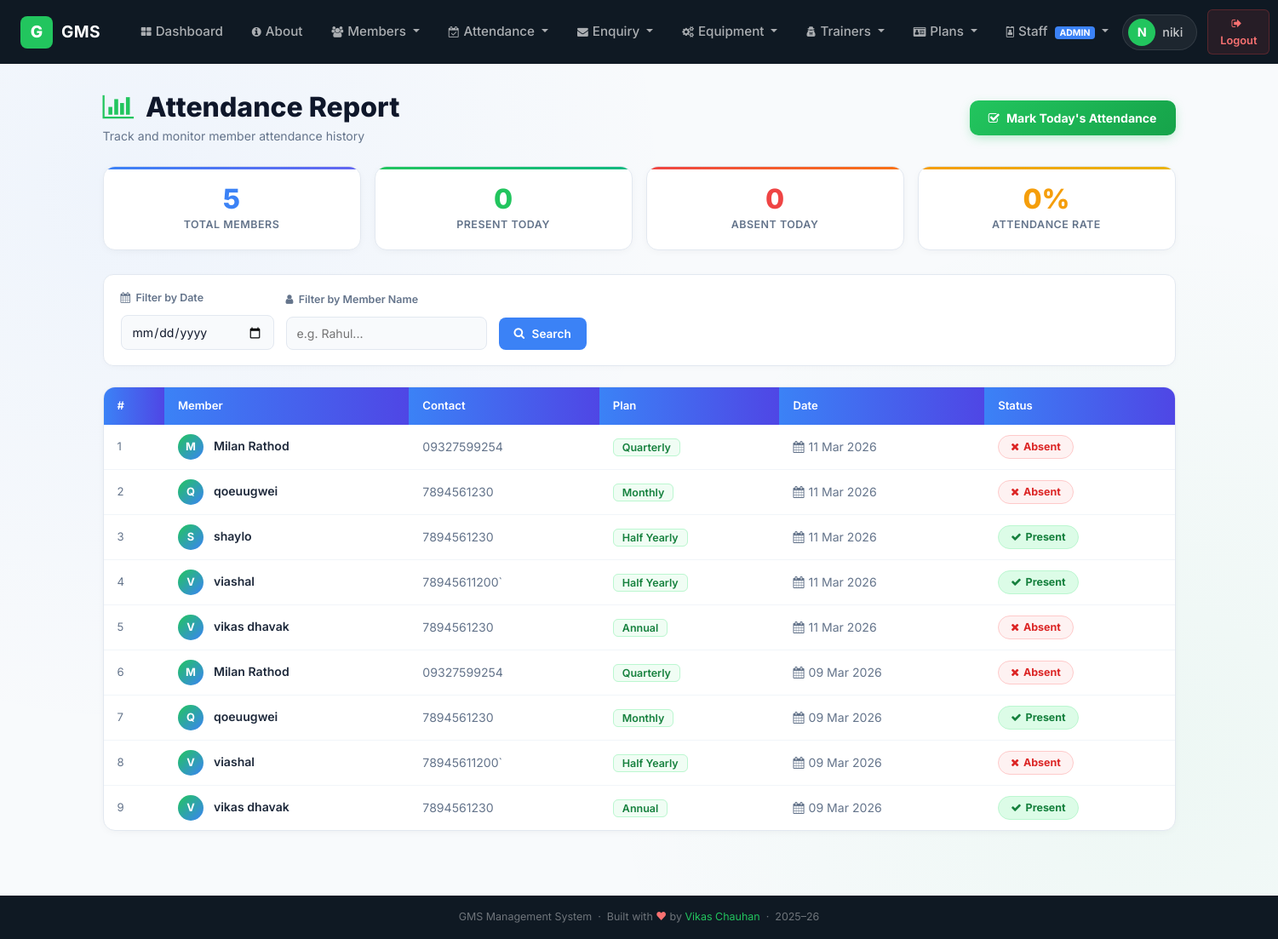
The page /view_attendance/ (signed in) on the database as committed earlier.
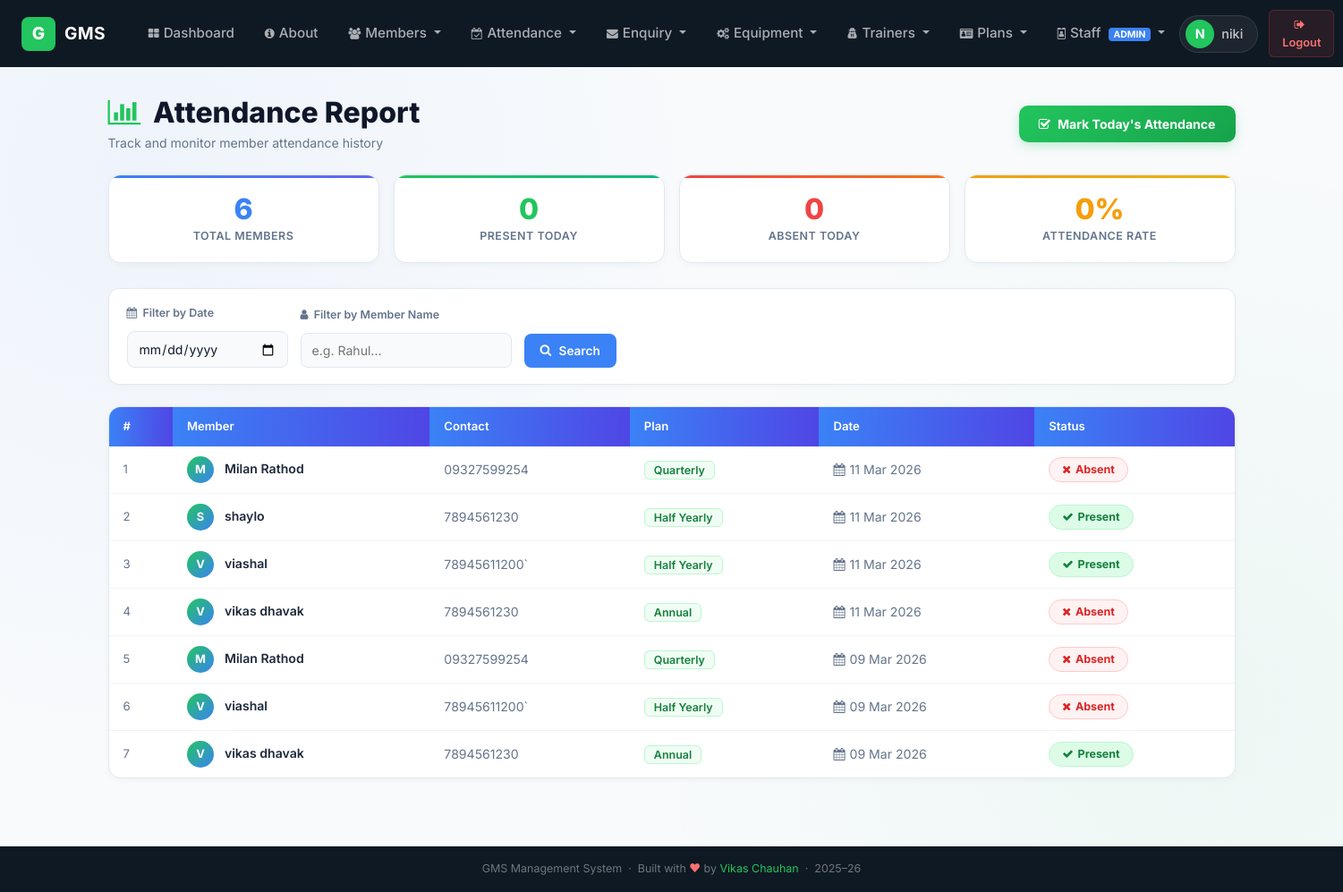
The same page on the database as committed later.
### gym/models.py (models this page shows, shortened)
class Attendance(models.Model):
    STATUS_CHOICES = (
        ('Present', 'Present'),
        ('Absent', 'Absent'),
    )
    member = models.ForeignKey(Member, on_delete=models.CASCADE, related_name='attendances')
    date = models.DateField()
    status = models.CharField(max_length=10, choices=STATUS_CHOICES, default='Present')
    class Meta:
        unique_together = ('member', 'date')  # One record per member per day

class Member(models.Model):
    name = models.CharField(max_length=50)
    contact = models.CharField(max_length=15)
    emailid = models.EmailField(max_length=50)
    age = models.PositiveIntegerField()
    dob = models.DateField(null=True, blank=True)
    gender = models.CharField(max_length=10, default="")
    membership_type = models.CharField(max_length=20, default="basic")
    plan = models.ForeignKey(Plan, on_delete=models.CASCADE)  # Linked to Plan
    joindate = models.DateField()
    expiredate = models.DateField()
    initialamount = models.DecimalField(max_digits=10, decimal_places=2, default=0)

class Plan(models.Model):
    name = models.CharField(max_length=50)
    amount = models.DecimalField(max_digits=10, decimal_places=2)
    duration = models.PositiveIntegerField(help_text="Duration in days or months")
    def __str__(self):
        return self.name

### gym/views.py (the view)
# urls.py: path('view_attendance/', View_Attendance, name='view_attendance'),
def View_Attendance(request):
    import datetime
    if not request.user.is_staff:
        return redirect('login')
    today = datetime.date.today()
    filter_date = request.GET.get('date', '')
    filter_name = request.GET.get('name', '').strip()
    attendance_qs = Attendance.objects.select_related('member').order_by('-date', 'member__name')
    if filter_date:
        try:
            fd = datetime.datetime.strptime(filter_date, "%Y-%m-%d").date()
            attendance_qs = attendance_qs.filter(date=fd)
        except Exception:
            pass
    if filter_name:
        attendance_qs = attendance_qs.filter(member__name__icontains=filter_name)
    today_records = Attendance.objects.filter(date=today)
    today_present = today_records.filter(status='Present').count()
    today_absent = today_records.filter(status='Absent').count()
    total_members = Member.objects.count()
    context = {
        'attendance_list': attendance_qs,
        'filter_date': filter_date,
        'filter_name': filter_name,
        'today': today,
        'today_present': today_present,
        'today_absent': today_absent,
        'total_members': total_members,
    }
    return render(request, 'view_attendance.html', context)

### gym/templates/view_attendance.html (shortened to what the changed rows need)
{% extends 'navigation.html' %}
{% load static %}
{% block body %}
<div style="padding-top:4px;">
    <div>
        <div class="d-flex align-items-center justify-content-between flex-wrap" style="gap:12px;margin-bottom:24px;">
            <div>
                <h2 style="color:#0f172a;font-weight:800;margin:0;">
                    <i class="fa fa-bar-chart" style="color:#22c55e;"></i> &nbsp;Attendance Report
                </h2>
            </div>
        </div>
        <div class="stat-cards">
            <div class="stat-card total">
                <div class="stat-num">{{ total_members }}</div>
                <div class="stat-label">Total Members</div>
            </div>
        </div>
        <div class="att-table-wrap">
            {% if attendance_list %}
            <table class="att-table">
                <thead>
                    <tr>
                        <th>#</th>
                        <th>Member</th>
                        <th>Contact</th>
                        <th>Plan</th>
                        <th>Date</th>
                        <th>Status</th>
                    </tr>
                </thead>
                <tbody>
                    {% for att in attendance_list %}
                    <tr>
                        <td style="color:#64748b;font-size:0.82rem;">{{ forloop.counter }}</td>
                        <td>
                            <span class="mini-avatar">{{ att.member.name|slice:":1"|upper }}</span>
                            <span style="font-weight:600;">{{ att.member.name }}</span>
                        </td>
                        <td style="color:#64748b;">{{ att.member.contact }}</td>
                        <td>
                            <span style="background:#f0fdf4;border:1px solid #bbf7d0;border-radius:6px;padding:2px 10px;color:#15803d;font-size:0.78rem;font-weight:600;">
                                {{ att.member.plan }}
                            </span>
                        </td>
                        <td style="color:#64748b;font-size:0.88rem;">
                            <i class="fa fa-calendar" style="margin-right:5px;"></i>{{ att.date|date:"d M Y" }}
                        </td>
                        <td>
                            {% if att.status == 'Present' %}
                            <span class="badge-present"><i class="fa fa-check"></i> Present</span>
                            {% else %}
                            <span class="badge-absent"><i class="fa fa-times"></i> Absent</span>
                            {% endif %}
                        </td>
                    </tr>
                    {% endfor %}
                </tbody>
            </table>
            {% endif %}
        </div>
    </div>
</div>
{% endblock body %}

Rows that differ between the two databases and show on the page:
removed Attendance: member.name "Q", member.name "qoeuugwei", member.contact "7894561230", member.plan "Monthly", date "11 Mar 2026", status "Absent" (drawn)
removed Attendance: member.name "Q", member.name "qoeuugwei", member.contact "7894561230", member.plan "Monthly", date "09 Mar 2026", status "Present" (drawn)
Other text that changed with them:
{{ total_members }}: "5" → "6"
